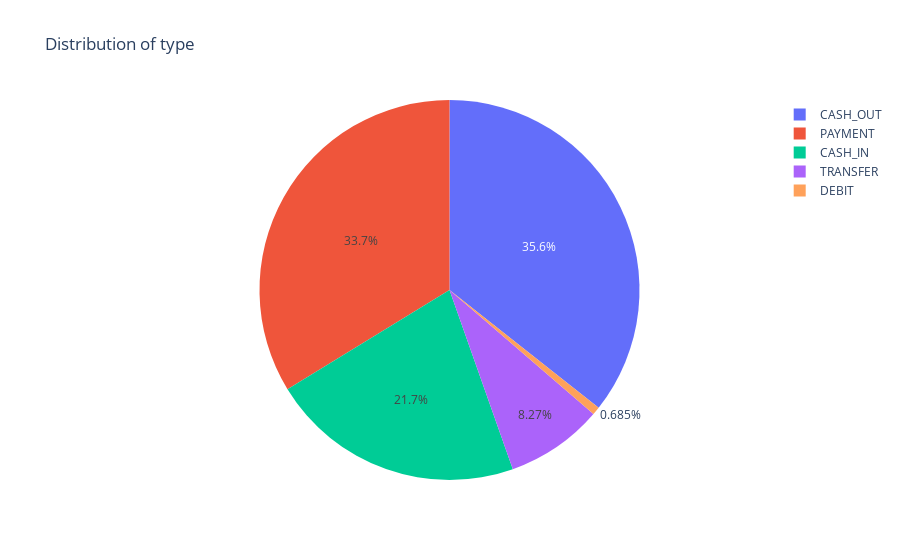

The code cell stored with this chart in its notebook:
### Code cell
import plotly.express as px

# Get the distribution of values in the column
value_counts = data['type'].value_counts()

# Plot a pie chart to visualize the distribution
fig = px.pie(names=value_counts.index, 
             values=value_counts.values, 
             title=f"Distribution of {'type'}")

# Show the plot
fig.show()

### Figure 1 — Plotly figure (JSON) as saved in the notebook; plotly's stock layout.template omitted (floating-point values rounded to 4 significant figures)
{"data": [{"domain": {"x": [0, 1], "y": [0, 1]}, "hovertemplate": "label=%{label}<br>value=%{value}<extra></extra>", "labels": ["CASH_OUT", "PAYMENT", "CASH_IN", "TRANSFER", "DEBIT"], "legendgroup": "", "name": "", "showlegend": true, "type": "pie", "values": [373641, 353873, 227130, 86753, 7178]}], "layout": {"legend": {"tracegroupgap": 0}, "title": {"text": "Distribution of type"}}}
